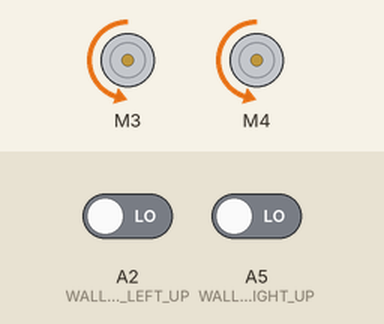
Bench run of a sketch on a simulated Arduino Uno, built with avr-gcc and run on an emulated ATmega328P. Parts: 2 × DC motor (green arrow = forward, orange = backward, longer = faster). The test bench sets the inputs (shaded band); at power-on: A2 (WALL_SENSOR_LEFT_UP) LOW, A5 (WALL_SENSOR_RIGHT_UP) LOW.

Above: at 0.1 s.
Timing chart, 0 to 1.6 s (numbered marks = the images above):
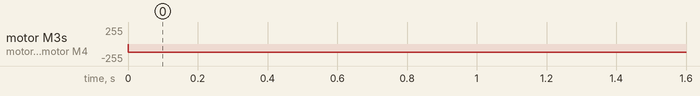

The sketch:

panzer-XI.ino
```cpp
#include <AFMotor.h>

const int LINE_SENSOR_LEFT = A0;
const int LINE_SENSOR_RIGHT = A1;
const int WALL_SENSOR_LEFT_UP = A2;
const int WALL_SENSOR_LEFT_DN = A3;
const int WALL_SENSOR_RIGHT_DN = A4;
const int WALL_SENSOR_RIGHT_UP = A5;

AF_DCMotor motor_left(3);
AF_DCMotor motor_right(4);

unsigned long leftWallTime = 0;
unsigned long rightWallTime = 0;
const unsigned long PULSE_DURATION = 60;

void setup() {
  // put your setup code here, to run once:
  pinMode(WALL_SENSOR_LEFT_UP, INPUT);
  pinMode(WALL_SENSOR_LEFT_DN, INPUT);
  pinMode(WALL_SENSOR_RIGHT_UP, INPUT);
  pinMode(WALL_SENSOR_RIGHT_DN, INPUT);

  motor_left.setSpeed(120);
  motor_right.setSpeed(120);
  motor_left.run(FORWARD);
  motor_right.run(FORWARD);
}

void loop() {
  // put your main code here, to run repeatedly:
  unsigned int currentTime = millis();
  bool leftWallSensor = digitalRead(WALL_SENSOR_LEFT_UP) && digitalRead(WALL_SENSOR_LEFT_DN);
  bool rightWallSensor = digitalRead(WALL_SENSOR_RIGHT_UP) && digitalRead(WALL_SENSOR_RIGHT_DN);

  if (LOW == leftWallSensor) { // active low
    leftWallTime = currentTime;
  }

  if (LOW == rightWallSensor) { // active low
    rightWallTime = currentTime;
  }

  if (currentTime - leftWallTime < PULSE_DURATION) {
    motor_right.run(BACKWARD);
  } else {
    motor_right.run(FORWARD);
  }

  if (currentTime - rightWallTime < PULSE_DURATION) {
    motor_left.run(BACKWARD);
  } else {
    motor_left.run(FORWARD);
  }
}
```

Measured:
- by itself, motor M3, motor M4: stopped → backward 120/255 at 0.00 s
